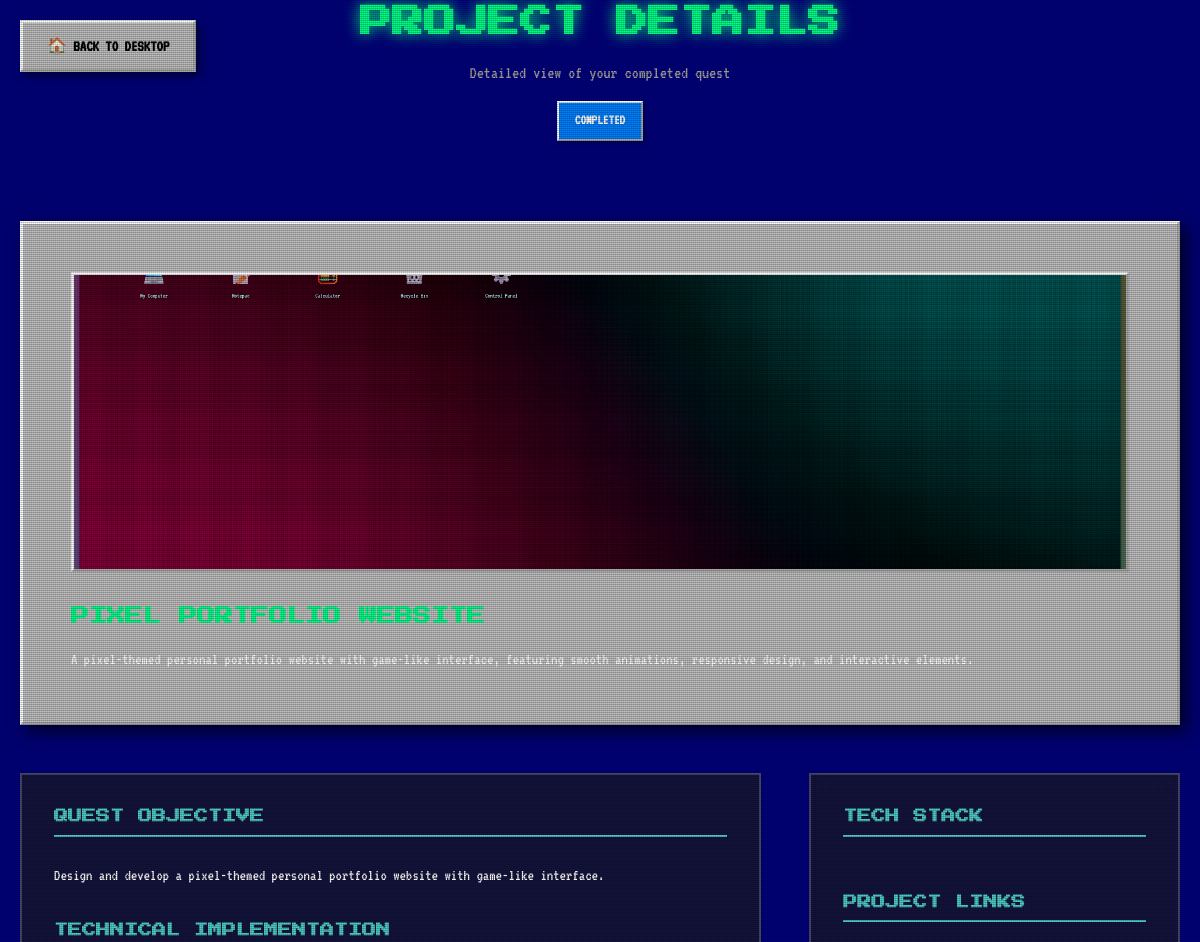
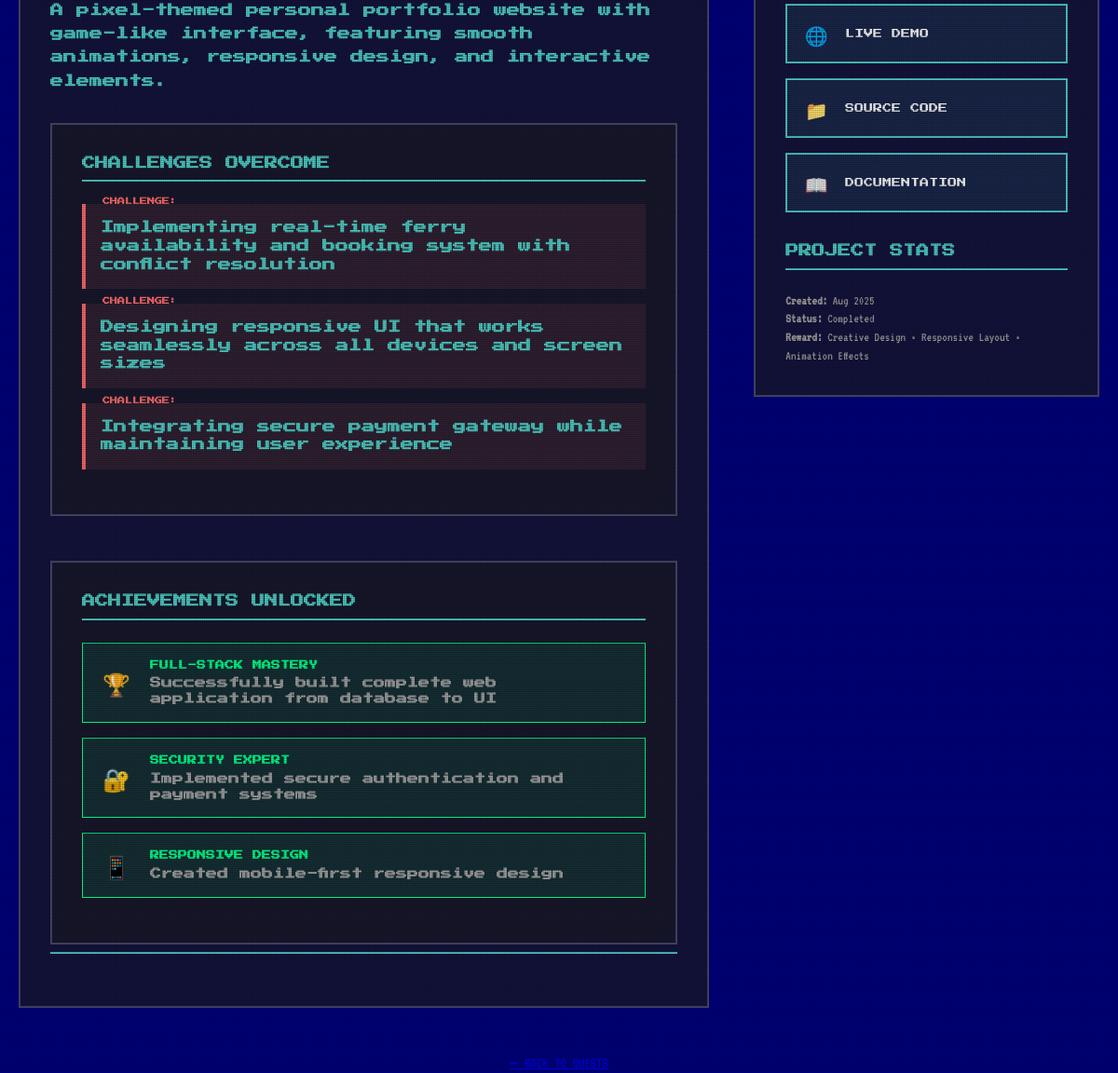
Screenshot of /showcase/project/2/ with the database file from the repository (2 pictures, top to bottom).
### showcase/models.py (models this page shows, shortened)
class Project(models.Model):
    STATUS_CHOICES = [
        ('completed', 'Completed'),
        ('in_progress', 'In Progress'),
        ('planned', 'Planned'),
    ]
    title = models.CharField(max_length=200)
    objective = models.TextField()  # What the project aimed to achieve
    description = models.TextField()
    status = models.CharField(max_length=20, choices=STATUS_CHOICES, default='completed')
    reward = models.CharField(max_length=300)  # Skills/technologies learned
    image = models.ImageField(upload_to='projects/', blank=True, null=True)
    github_link = models.URLField(blank=True, null=True)
    live_demo = models.URLField(blank=True, null=True)
    created_date = models.DateTimeField(auto_now_add=True)
    class Meta:
        ordering = ['-created_date']

### showcase/views.py (the view)
# urls.py: path("project/<int:pk>/", showcase_views.project_detail, name="project_detail"),
def project_detail(request, pk):
    project = get_object_or_404(Project, pk=pk)
    context = {
        'project': project,
    }
    return render(request, 'showcase/project_detail.html', context)

### showcase/templates/showcase/project_detail.html (shortened to what this page needs)
<!DOCTYPE html>
<html lang="en">
<head>
    <div class="nav-back">
        <a href="{% url 'pages:home' %}">🏠 BACK TO DESKTOP</a>
    </div>
<section class="project-detail-section">
    <div class="container">
        <div class="project-header">
            <h1 class="project-title typewriter" data-text="PROJECT DETAILS">PROJECT DETAILS</h1>
            <p class="project-subtitle">Detailed view of your completed quest</p>
            <div class="project-status {{ project.status }}">{{ project.status|upper }}</div>
        </div>
        <div class="project-hero">
            <div class="project-image">
                {% if project.image %}
                    <img src="{{ project.image.url }}" alt="{{ project.title }}" loading="lazy">
                {% else %}
                    {% if "tourism" in project.title|lower %}🏝️
                    {% elif "portfolio" in project.title|lower %}💼
                    {% elif "student" in project.title|lower %}📚
                    {% elif "e-commerce" in project.title|lower %}🛒
                    {% else %}💻{% endif %}
                {% endif %}
            </div>
            <h2 style="font-family: 'Press Start 2P', monospace; font-size: 18px; color: var(--pixel-primary); margin-bottom: 1rem;">
                {{ project.title|upper }}
            </h2>
            <p style="font-size: 16px; line-height: 1.8; color: var(--pixel-text);">
                {{ project.description }}
            </p>
        </div>
        <div class="project-content">
            <div class="project-main">
                <h3 class="section-title">QUEST OBJECTIVE</h3>
                <p style="line-height: 1.8; margin-bottom: 2rem; color: var(--pixel-text);">
                    {{ project.objective }}
                </p>
                <h3 class="section-title">TECHNICAL IMPLEMENTATION</p>
                <p style="line-height: 1.8; margin-bottom: 2rem; color: var(--pixel-text);">
                    {{ project.description }}
                </p>
                <div class="challenges-section">
                    <h3 class="section-title">CHALLENGES OVERCOME</h3>
                    <div class="challenge-item">
                        <p>Implementing real-time ferry availability and booking system with conflict resolution</p>
                    </div>
                    <div class="challenge-item">
                        <p>Designing responsive UI that works seamlessly across all devices and screen sizes</p>
                    </div>
                    <div class="challenge-item">
                        <p>Integrating secure payment gateway while maintaining user experience</p>
                    </div>
                </div>
                <div class="achievements-section">
                    <h3 class="section-title">ACHIEVEMENTS UNLOCKED</h3>
                    <div class="achievement-item">
                        <span class="achievement-icon">🏆</span>
                        <div class="achievement-text">
                            <div class="achievement-title">FULL-STACK MASTERY</div>
                            <div class="achievement-desc">Successfully built complete web application from database to UI</div>
                        </div>
                    </div>
                    <div class="achievement-item">
                        <span class="achievement-icon">🔐</span>
                        <div class="achievement-text">
                            <div class="achievement-title">SECURITY EXPERT</div>
                            <div class="achievement-desc">Implemented secure authentication and payment systems</div>
                        </div>
                    </div>
                    <div class="achievement-item">
                        <span class="achievement-icon">📱</span>
                        <div class="achievement-text">
                            <div class="achievement-title">RESPONSIVE DESIGN</div>
                            <div class="achievement-desc">Created mobile-first responsive design</div>
                        </div>
                    </div>
                </div>
            </div>
            <div class="project-sidebar">
                <h3 class="section-title">TECH STACK</h3>
                <h3 class="section-title">PROJECT LINKS</h3>
                <div class="project-links">
                    {% if project.live_demo %}
                    <a href="{{ project.live_demo }}" class="project-link" target="_blank">
                        <span class="link-icon">🌐</span>
                        <span>LIVE DEMO</span>
                    </a>
                    {% endif %}
                    {% if project.github_link %}
                    <a href="{{ project.github_link }}" class="project-link" target="_blank">
                        <span class="link-icon">📁</span>
                        <span>SOURCE CODE</span>
                    </a>
                    {% endif %}
                    <a href="#" class="project-link">
                        <span class="link-icon">📖</span>
                        <span>DOCUMENTATION</span>
                    </a>
                </div>
                <h3 class="section-title">PROJECT STATS</h3>
                <div style="color: var(--pixel-text-dim); font-size: 14px;">
                    <p><strong>Created:</strong> {{ project.created_date|date:"M Y" }}</p>
                    <p><strong>Status:</strong> {{ project.status|title }}</p>
                    <p><strong>Reward:</strong> {{ project.reward|truncatewords:10 }}</p>
                </div>
            </div>
        </div>
        <div class="back-button">
            <a href="{% url 'showcase:projects' %}" class="pixel-btn">← BACK TO QUESTS</a>
        </div>
    </div>
</section>
</body>
</html>

### rows the page displays
Project: status "COMPLETED", image (picture), title "PIXEL PORTFOLIO WEBSITE", description "A pixel-themed personal portfolio website with game-like interface, featuring smooth animations, responsive design, and interactive elements.", objective "Design and develop a pixel-themed personal portfolio website with game-like interface.", created_date "Aug 2025", status "Completed", reward "Creative Design • Responsive Layout • Animation Effects"
